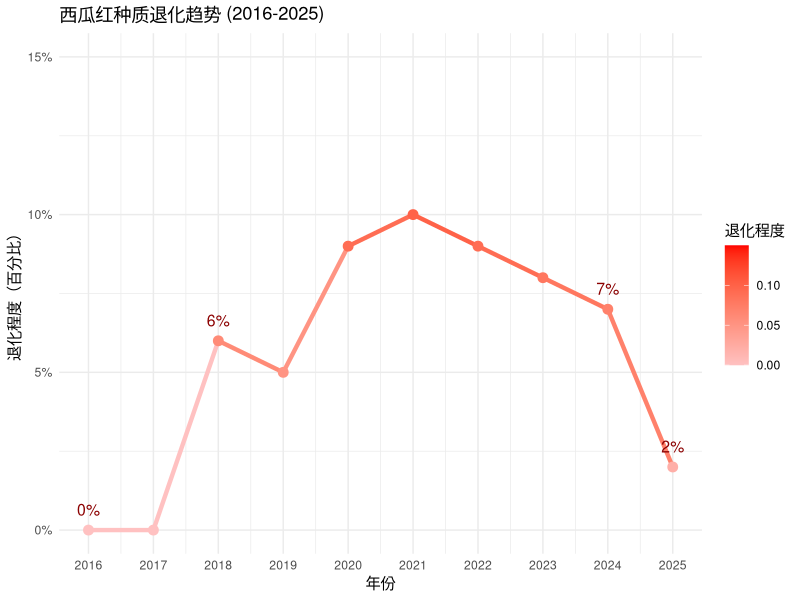

The R source for this figure:
library(ggplot2)
library(scales)

years <- 2016:2025
degradation <- c(0, 0, 0.06, 0.05, 0.09, 0.10, 0.09, 0.08, 0.07, 0.02)
df_line <- data.frame(year = years, degradation = degradation)

ggplot(df_line, aes(x = year, y = degradation, color = degradation)) +
  geom_line(size = 1.5) +
  geom_point(size = 3) +
  scale_color_gradient(low = "#FFC1C1", high = "#FF0000", limits = c(0, 0.15)) +
  scale_y_continuous(limits = c(0, 0.15), labels = percent_format(accuracy = 1)) +
  scale_x_continuous(breaks = years) +   # 这一行，让每个年份都出现
  labs(title = "西瓜红种质退化趋势 (2016-2025)",
       x = "年份",
       y = "退化程度（百分比）",
       color = "退化程度") +
  theme_minimal() +
  geom_text(aes(label = ifelse(year %in% c(2016,2018,2024,2025),
                               paste0(round(degradation*100),"%"), "")),
            vjust = -1.2, size = 4, color = "darkred")
